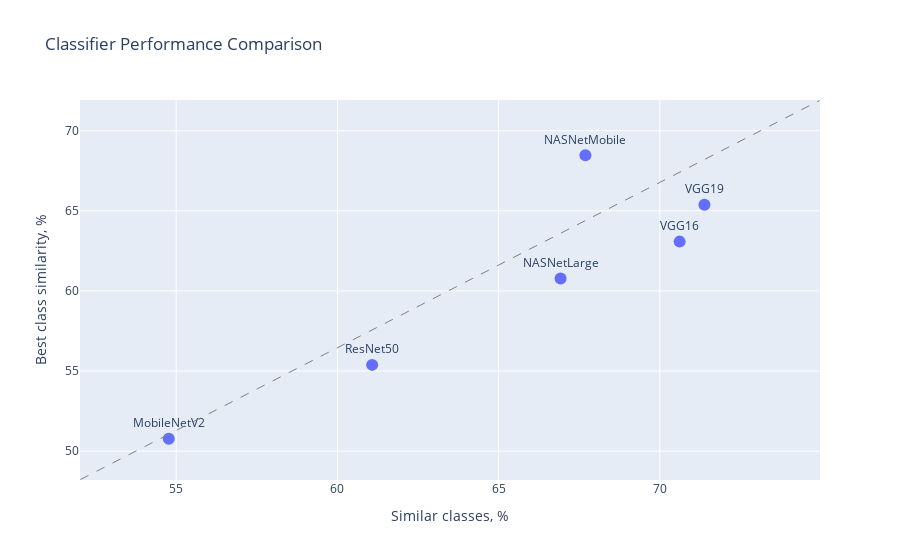

The notebook cell saved with this chart:
### Code cell
# Create a scatter plot
fig = px.scatter(
    x=mean_sim_clas_perc,
    y=mean_sim_best_clas,
    text=names,
    labels={'x': 'Similar classes, %', 'y': 'Best class similarity, %'},
    title='Classifier Performance Comparison'
)

# Adjust text positioning
fig.update_traces(textposition='top center', marker_size=12)

# Add a line for reference
fig.add_shape(
    type="line",
    x0=min(mean_sim_clas_perc) * 0.95,
    y0=min(mean_sim_best_clas) * 0.95,
    x1=max(mean_sim_clas_perc) * 1.05,
    y1=max(mean_sim_best_clas) * 1.05,
    line=dict(color="Gray", width=1, dash="dash")
)

fig.show()

### Figure 1 — Plotly figure (JSON) as saved in the notebook; plotly's stock layout.template omitted (floating-point values rounded to 4 significant figures)
{"data": [{"hovertemplate": "Similar classes, %=%{x}<br>Best class similarity, %=%{y}<br>text=%{text}<extra></extra>", "legendgroup": "", "marker": {"color": "#636efa", "symbol": "circle", "size": 12}, "mode": "markers+text", "name": "", "orientation": "v", "showlegend": false, "text": ["MobileNetV2", "VGG16", "VGG19", "ResNet50", "NASNetMobile", "NASNetLarge"], "x": [54.77, 70.62, 71.38, 61.08, 67.69, 66.92], "xaxis": "x", "y": [50.77, 63.08, 65.38, 55.38, 68.46, 60.77], "yaxis": "y", "type": "scatter", "textposition": "top center"}], "layout": {"xaxis": {"anchor": "y", "domain": [0.0, 1.0], "title": {"text": "Similar classes, %"}}, "yaxis": {"anchor": "x", "domain": [0.0, 1.0], "title": {"text": "Best class similarity, %"}}, "legend": {"tracegroupgap": 0}, "title": {"text": "Classifier Performance Comparison"}, "shapes": [{"line": {"color": "Gray", "dash": "dash", "width": 1}, "type": "line", "x0": 52.03, "x1": 74.95, "y0": 48.23, "y1": 71.88}]}}
